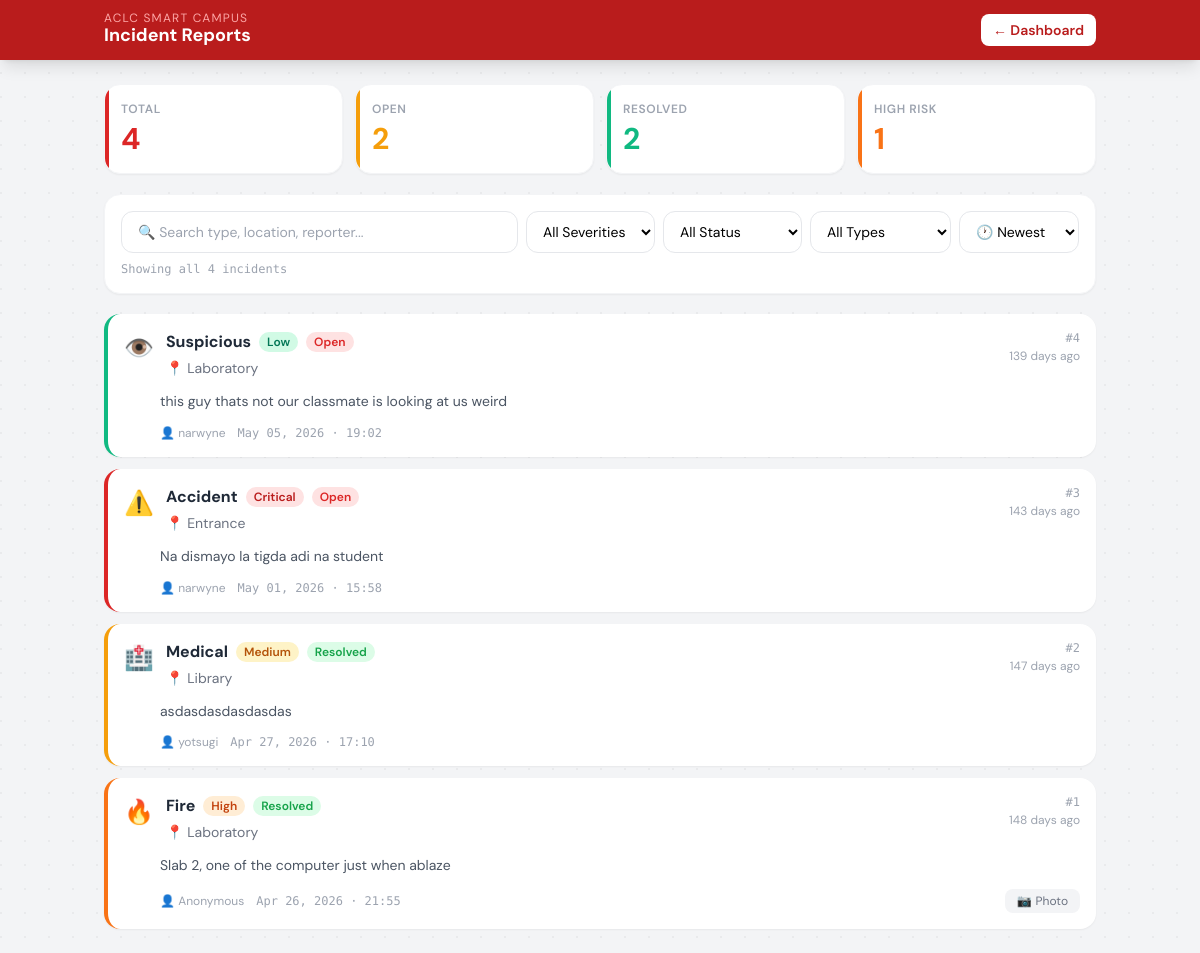
The page /incidents.php (signed in) on the database its author committed.
### tables this page shows
CREATE TABLE `incidents` (
  `id` int(10) UNSIGNED NOT NULL,
  `incident_type` varchar(50) NOT NULL,
  `severity` enum('low','medium','high','critical') NOT NULL,
  `location` varchar(100) NOT NULL,
  `description` text NOT NULL,
  `reported_by` varchar(100) NOT NULL,
  `photo_path` varchar(255) DEFAULT NULL,
  `status` enum('open','in_progress','resolved') NOT NULL DEFAULT 'open',
  `reported_at` datetime NOT NULL DEFAULT current_timestamp(),
  `updated_at` datetime DEFAULT NULL ON UPDATE current_timestamp()
);

### incidents.php (the view, shortened to what this page needs)
<?php
require_once 'includes/db.php';
$incidents = [];
if ($pdo) {
    $incidents = $pdo->query("
        SELECT id, incident_type, severity, location, description,
               reported_by, status, photo_path, reported_at
        FROM incidents
        ORDER BY reported_at DESC
    ")->fetchAll();
}
function typeIcon($t) {
    return ['fire'=>'🔥','medical'=>'🏥','accident'=>'⚠️','suspicious'=>'👁️',
            'theft'=>'🔓','flooding'=>'🌊','earthquake'=>'🌍','other'=>'📋'][$t] ?? '📋';
}
function timeAgo($datetime) {
    $diff = time() - strtotime($datetime);
    return floor($diff/86400) . ' days ago';
}
$total    = count($incidents);
$open     = count(array_filter($incidents, fn($i) => $i['status'] === 'open'));
$resolved = count(array_filter($incidents, fn($i) => $i['status'] === 'resolved'));
$critical = count(array_filter($incidents, fn($i) => in_array($i['severity'], ['high','critical']) && $i['status'] === 'open'));
?>
<!DOCTYPE html>
<html lang="en">
<head>
  <script src="https://cdn.tailwindcss.com"></script>
</head>
<body class="min-h-screen">
<nav class="bg-red-700 text-white sticky top-0 z-40 shadow-lg">
  <div class="max-w-5xl mx-auto px-4 py-3 flex items-center justify-between">
    <div>
      <span class="text-xs text-red-300 uppercase tracking-widest block leading-none">ACLC Smart Campus</span>
      <span class="font-bold text-lg leading-tight">Incident Reports</span>
    </div>
    <a href="dashboard.php" class="bg-white text-red-700 hover:bg-red-50 px-3 py-1.5 rounded-lg text-sm font-semibold transition">
      ← Dashboard
    </a>
  </div>
</nav>
<div class="max-w-5xl mx-auto px-4 py-6 space-y-5">
  <div class="grid grid-cols-2 md:grid-cols-4 gap-3 anim" style="animation-delay:0.05s">
    <div class="stat-card red bg-white rounded-2xl p-4 shadow-sm border border-gray-100">
      <p class="text-xs font-semibold text-gray-400 uppercase tracking-wider mb-1">Total</p>
      <p class="text-3xl font-bold text-red-600"><?= $total ?></p>
    </div>
    <div class="stat-card amber bg-white rounded-2xl p-4 shadow-sm border border-gray-100">
      <p class="text-xs font-semibold text-gray-400 uppercase tracking-wider mb-1">Open</p>
      <p class="text-3xl font-bold text-amber-500"><?= $open ?></p>
    </div>
    <div class="stat-card green bg-white rounded-2xl p-4 shadow-sm border border-gray-100">
      <p class="text-xs font-semibold text-gray-400 uppercase tracking-wider mb-1">Resolved</p>
      <p class="text-3xl font-bold text-emerald-500"><?= $resolved ?></p>
    </div>
    <div class="stat-card orange bg-white rounded-2xl p-4 shadow-sm border border-gray-100">
      <p class="text-xs font-semibold text-gray-400 uppercase tracking-wider mb-1">High Risk</p>
      <p class="text-3xl font-bold text-orange-500"><?= $critical ?></p>
    </div>
  </div>
  <div class="bg-white rounded-2xl shadow-sm border border-gray-100 p-4 anim" style="animation-delay:0.1s">
    <div class="flex flex-col sm:flex-row gap-2 flex-wrap">
      <div class="relative flex-1 min-w-0">
        <input type="text" id="searchInput" oninput="onSearchInput()"
          placeholder="🔍 Search type, location, reporter..."
          class="w-full border border-gray-200 rounded-xl px-4 py-2.5 pr-9 text-sm focus:outline-none focus:ring-2 focus:ring-red-400">
      </div>
      <select id="severityFilter" onchange="filterCards()"
        class="border border-gray-200 rounded-xl px-3 py-2.5 text-sm focus:outline-none focus:ring-2 focus:ring-red-400 bg-white">
        <option value="">All Severities</option>
      </select>
      <select id="statusFilter" onchange="filterCards()"
        class="border border-gray-200 rounded-xl px-3 py-2.5 text-sm focus:outline-none focus:ring-2 focus:ring-red-400 bg-white">
        <option value="">All Status</option>
      </select>
      <select id="typeFilter" onchange="filterCards()"
        class="border border-gray-200 rounded-xl px-3 py-2.5 text-sm focus:outline-none focus:ring-2 focus:ring-red-400 bg-white">
        <option value="">All Types</option>
      </select>
      <select id="sortOrder" onchange="filterCards()"
        class="border border-gray-200 rounded-xl px-3 py-2.5 text-sm focus:outline-none focus:ring-2 focus:ring-red-400 bg-white">
        <option value="newest">🕐 Newest</option>
      </select>
    </div>
    <p class="text-xs text-gray-400 mt-2 mono" id="resultCount">Showing all <?= $total ?> incidents</p>
  </div>
  <?php if (empty($incidents)): ?>
  <div class="bg-white rounded-2xl shadow-sm border border-gray-100 text-center py-20 text-gray-400 anim">
    <div class="text-5xl mb-3">📭</div>
    <p class="font-semibold">No incidents reported yet.</p>
    <p class="text-sm mt-1 text-gray-300">The campus is all clear!</p>
  </div>
  <?php else: ?>
  <div class="space-y-3 anim" style="animation-delay:0.15s" id="incidentList">
    <?php foreach ($incidents as $inc):
      $icon  = typeIcon($inc['incident_type']);
      $label = ucfirst(str_replace('_', ' ', $inc['incident_type']));
      $loc   = ucwords(str_replace('_', ' ', $inc['location']));
      $ago   = timeAgo($inc['reported_at']);
      $date  = date('M d, Y · H:i', strtotime($inc['reported_at']));
      $sevBadge = ['low'=>'bg-emerald-100 text-emerald-700','medium'=>'bg-amber-100 text-amber-700',
                   'high'=>'bg-orange-100 text-orange-700','critical'=>'bg-red-100 text-red-700'][$inc['severity']] ?? 'bg-gray-100 text-gray-600';
      $staBadge = ['open'=>'bg-red-100 text-red-600','in_progress'=>'bg-blue-100 text-blue-600',
                   'resolved'=>'bg-green-100 text-green-600'][$inc['status']] ?? 'bg-gray-100 text-gray-600';
      $staLabel = ['open'=>'Open','in_progress'=>'In Progress','resolved'=>'Resolved'][$inc['status']] ?? $inc['status'];
    ?>
    <div class="inc-card <?= $inc['severity'] ?> bg-white rounded-2xl shadow-sm overflow-hidden"
      data-type="<?= htmlspecialchars($inc['incident_type']) ?>"
      data-location="<?= htmlspecialchars($inc['location']) ?>"
      data-reporter="<?= htmlspecialchars($inc['reported_by'] ?? '') ?>"
      data-description="<?= htmlspecialchars($inc['description'] ?? '') ?>"
      data-date="<?= strtotime($inc['reported_at']) ?>"
      data-severity="<?= htmlspecialchars($inc['severity']) ?>"
      data-status="<?= htmlspecialchars($inc['status']) ?>">
      <div class="p-4">
        <div class="flex items-start justify-between gap-3">
          <div class="flex items-start gap-3 flex-1 min-w-0">
            <span class="text-2xl mt-0.5 shrink-0"><?= $icon ?></span>
            <div class="min-w-0">
              <div class="flex items-center gap-2 flex-wrap mb-1">
                <span class="font-bold text-gray-800" data-hl><?= htmlspecialchars($label) ?></span>
                <span class="text-xs font-semibold px-2 py-0.5 rounded-full <?= $sevBadge ?>">
                  <?= ucfirst($inc['severity']) ?>
                </span>
                <span class="text-xs font-semibold px-2 py-0.5 rounded-full <?= $staBadge ?>">
                  <?= $staLabel ?>
                </span>
              </div>
              <p class="text-sm text-gray-500" data-hl>📍 <?= htmlspecialchars($loc) ?></p>
            </div>
          </div>
          <div class="text-right shrink-0">
            <p class="mono text-xs text-gray-400">#<?= $inc['id'] ?></p>
            <p class="text-xs text-gray-400 mt-0.5"><?= $ago ?></p>
          </div>
        </div>
        <?php if (!empty($inc['description'])): ?>
        <p class="text-sm text-gray-600 mt-3 leading-relaxed line-clamp-2 pl-9" data-hl>
          <?= htmlspecialchars($inc['description']) ?>
        </p>
        <?php endif; ?>
        <div class="flex items-center justify-between mt-3 pl-9">
          <div class="flex items-center gap-3 text-xs text-gray-400">
            <span data-hl>👤 <?= htmlspecialchars($inc['reported_by'] ?? 'Anonymous') ?></span>
            <span class="hidden sm:inline mono"><?= $date ?></span>
          </div>
          <?php if (!empty($inc['photo_path'])): ?>
          <button onclick="showPhoto('<?= htmlspecialchars($inc['photo_path']) ?>', '<?= htmlspecialchars($label) ?>')"
            class="text-xs bg-gray-100 hover:bg-gray-200 text-gray-500 px-3 py-1 rounded-lg transition flex items-center gap-1">
            📷 <span>Photo</span>
          </button>
          <?php endif; ?>
        </div>
      </div>
    </div>
    <?php endforeach; ?>
  </div>
  <?php endif; ?>
</div>
</body>
</html>

### incidents.php (style rules this page uses)
body { font-family:'DM Sans',sans-serif; }
.mono { font-family:'DM Mono',monospace; }
.anim { animation:fadeUp 0.4s ease both; }
body { background-color:#f3f4f6; background-image:radial-gradient(circle at 1px 1px,rgba(0,0,0,0.04) 1px,transparent 0); background-size:24px 24px; }
.inc-card { border-left:4px solid; transition:box-shadow 0.15s ease; }
.inc-card.low { border-color:#10b981; }
.inc-card.medium { border-color:#f59e0b; }
.inc-card.high { border-color:#f97316; }
.inc-card.critical { border-color:#dc2626; }
.stat-card { position:relative; overflow:hidden; }
.stat-card::before { content:''; position:absolute; top:0; left:0; width:4px; height:100%; border-radius:4px 0 0 4px; }
.stat-card.red::before { background:#dc2626; }
.stat-card.amber::before { background:#f59e0b; }
.stat-card.green::before { background:#10b981; }
.stat-card.orange::before { background:#f97316; }

### rows shown on the page
incidents: incident_type "👁️", incident_type "Suspicious", severity "Low", status "Open", location "Laboratory", id "4", reported_at "139 days ago", description "this guy thats not our classmate is looking at us weird", reported_by "narwyne", reported_at "May 05, 2026 · 19:02"
incidents: incident_type "⚠️", incident_type "Accident", severity "Critical", status "Open", location "Entrance", id "3", reported_at "143 days ago", description "Na dismayo la tigda adi na student", reported_by "narwyne", reported_at "May 01, 2026 · 15:58"
incidents: incident_type "🏥", incident_type "Medical", severity "Medium", status "Resolved", location "Library", id "2", reported_at "147 days ago", description "asdasdasdasdasdas", reported_by "yotsugi", reported_at "Apr 27, 2026 · 17:10"
incidents: incident_type "🔥", incident_type "Fire", severity "High", status "Resolved", location "Laboratory", id "1", reported_at "148 days ago", description "Slab 2, one of the computer just when ablaze", reported_by "Anonymous", reported_at "Apr 26, 2026 · 21:55"

### other values the page prints
$total "4"
$open "2"
$resolved "2"
$critical "1"
